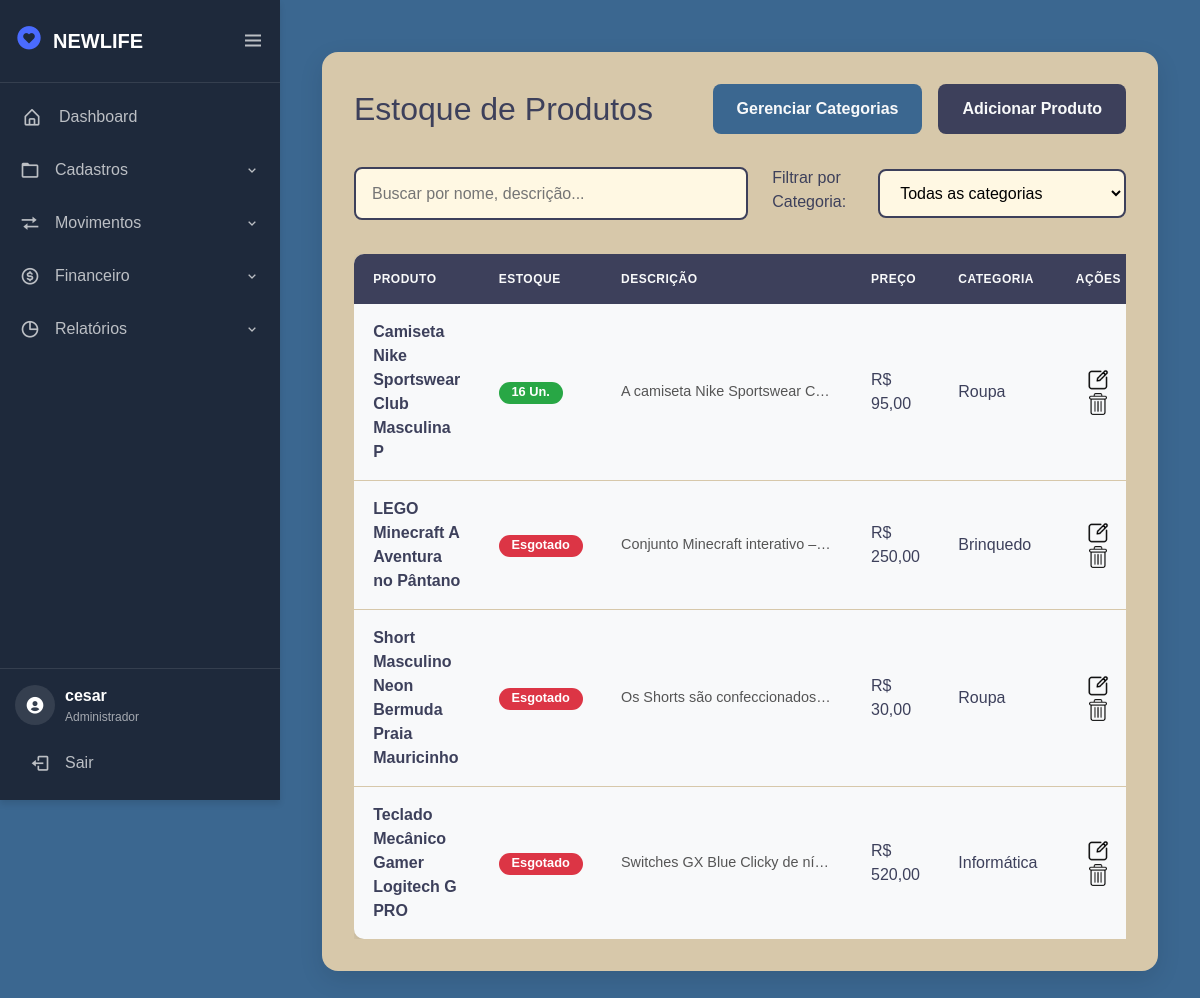
Page /tela/lista/ (signed in) on the committed database.
### estoque/models.py (models this page shows, shortened)
class Produto(models.Model):
    nome = models.CharField(max_length=40)
    estoque = models.IntegerField(default=0)
    descricao = models.CharField(max_length=255, null=True, blank=True)
    preco = models.DecimalField(max_digits=20, decimal_places=2)
    categoria = models.ForeignKey(Categoria, on_delete=models.SET_NULL, null=True, blank=True, related_name='produtos')
    class Meta:
        ordering = ['nome']
        verbose_name = 'produto'
        verbose_name_plural = 'produtos'

class Categoria(models.Model):
    nome = models.CharField(max_length=40)
    class Meta:
        ordering = ['nome']
        verbose_name = 'categoria'
        verbose_name_plural = 'categorias'

### estoque/views.py (the view)
# urls.py: path('lista/', views.lista, name='lista'),
@login_required(login_url="/login/")
def lista(request):
    categorias = Categoria.objects.all()
    produtos = Produto.objects.all().order_by('nome')
    filtroCategoria = request.GET.get('categoria')
    if filtroCategoria:
        categoria_obj = Categoria.objects.filter(id=filtroCategoria).first()
        if categoria_obj:
            produtos = produtos.filter(categoria=categoria_obj).order_by("nome")
    search_query = request.GET.get('search')
    if search_query:
        produtos = produtos.filter(nome__icontains=search_query)
    context = {
        'produtos': produtos,
        'categorias': categorias,
        'filtroCategoria' : filtroCategoria,
    }
    return render(request, 'lista.html', context)

### estoque/templates/lista.html (shortened to what this page needs)
{% extends "tela.html" %}
{% load static %}
{% block 'head' %}
    <link rel="stylesheet" href="{% static 'css/listastyle.css' %}">
{% endblock %}
{% block 'dashboard' %}
<div class="container-principal">
    <div class="header-pagina">
        <h1>Estoque de Produtos</h1>
        <div class="botoes-header">
            <a href="{% url 'categoria' %}" class="botao-secundario">Gerenciar Categorias</a>
            <a href="{% url 'estoque' %}" class="botao-principal">Adicionar Produto</a>
        </div>
    </div>
    <form action="." method="GET" id="form-filtros">
        <div class="caixa-controles">
            <div class="caixa-busca">
                <input type="text" id="busca-produto" name="pesquisa" placeholder="Buscar por nome, descrição...">
            </div>
            <div class="filtro-item">
                <label for="categoria">Filtrar por Categoria:</label>
                <select name="categoria" id="categoria" onchange="this.form.submit()">
                    <option value="">Todas as categorias</option>
                </select>
            </div>
        </div>
    </form>
    <div class="container-tabela">
        <table id="tabela-produtos">
            <thead>
                <tr>
                    <th>Produto</th>
                    <th>Estoque</th>
                    <th>Descrição</th>
                    <th>Preço</th>
                    <th>Categoria</th>
                    <th class="coluna-acao">Ações</th>
                </tr>
            </thead>
            <tbody>
                {% for produto in produtos %}
                <tr>
                    <td data-label="Produto" class="coluna-produto">
                        <strong>{{ produto.nome }}</strong>
                    </td>
                    <td data-label="Estoque">
                        {% if produto.estoque == 0 %}
                            <span class="badge estoque-critico">Esgotado</span>
                        {% elif produto.estoque < 10 %}
                            <span class="badge estoque-baixo">{{ produto.estoque }} Un.</span>
                        {% else %}
                            <span class="badge estoque-ok">{{ produto.estoque }} Un.</span>
                        {% endif %}
                    </td>
                    <td data-label="Descrição" class="coluna-descricao" title="{{ produto.descricao }}">
                        {{ produto.descricao|truncatechars:40 }}
                    </td>
                    <td data-label="Preço">R$ {{ produto.preco|floatformat:2 }}</td>
                    <td data-label="Categoria">{{ produto.categoria.nome }}</td>
                    <td data-label="Ações" class="coluna-acoes">
                        <a href="{% url 'editarProd' produto.id %}" class="botao-tabela editar" title="Editar">
                            <img width="22" height="22" src="{% static 'img/Editar.png' %}" alt="Editar">
                        </a>
                        <a href="{% url 'removerProd' produto.id %}" class="botao-tabela deletar" title="Excluir">
                            <img width="22" height="22" src="{% static 'img/Deletar.png' %}" alt="Excluir">
                        </a>
                    </td>
                </tr>
                {% empty %}
                <tr>
                    <td colspan="6" class="sem-dados">Nenhum produto encontrado.</td>
                </tr>
                {% endfor %}
            </tbody>
        </table>
    </div>
</div>
{% endblock %}

### estoque/templates/tela.html (shortened to what this page needs)
{% load static %}
<!doctype html>
<html lang="pt-BR">
<head>
  <link rel="stylesheet" href="https://cdn.jsdelivr.net/npm/bootstrap@4.6.1/dist/css/bootstrap.min.css">
  <link rel="stylesheet" href="{% static 'css/styletela.css' %}">
  <link rel="stylesheet" href="{% static 'css/general.css' %}">
  <link href="https://cdn.jsdelivr.net/npm/boxicons@latest/css/boxicons.min.css" rel='stylesheet'>
  <link rel="stylesheet" href="https://cdnjs.cloudflare.com/ajax/libs/animate.css/4.1.1/animate.min.css"/>
  {% block 'head' %}{% endblock %}
</head>
<body>
  <div class="sidebar-tech">
    <div class="logo-container">
      <div class="logo-tech">
        <div class="logo-icon"><i class='bx bxs-heart-circle'></i></div>
        <div class="logo-text">NEWLIFE</div>
      </div>
      <i class="bx bx-menu toggle-btn" id="sidebarToggle"></i>
    </div>
    <nav class="nav-tech">
      <ul class="nav-list">
        <li class="nav-item">
          <a href="{% url 'inicial' %}" class="nav-link">
            <i class="bx bx-home-alt"></i>
            <span class="link-text">Dashboard</span>
          </a>
        </li>
        <li class="nav-group">
          <div class="group-header">
            <i class="bx bx-folder"></i>
            <span class="group-title">Cadastros</span>
            <i class="bx bx-chevron-down group-arrow"></i>
          </div>
        </li>
        <li class="nav-group">
          <div class="group-header">
            <i class="bx bx-transfer"></i>
            <span class="group-title">Movimentos</span>
            <i class="bx bx-chevron-down group-arrow"></i>
          </div>
        </li>
        <li class="nav-group">
          <div class="group-header">
            <i class='bx bx-dollar-circle'></i>
            <span class="group-title">Financeiro</span>
            <i class="bx bx-chevron-down group-arrow"></i>
          </div>
        </li>
        <li class="nav-group">
          <div class="group-header">
            <i class="bx bx-pie-chart-alt"></i>
            <span class="group-title">Relatórios</span>
            <i class="bx bx-chevron-down group-arrow"></i>
          </div>
        </li>
      </ul>
    </nav>
    <div class="user-panel">
      <div class="user-info">
        <div class="user-avatar">
          <i class='bx bxs-user-circle'></i>
        </div>
        <div class="user-details">
          <div class="user-name">
            {% if request.user.is_authenticated %}
              {{ request.user.get_full_name|default:request.user.username }}
            {% else %}
              Visitante
            {% endif %}
          </div>
          <div class="user-role">
            {% if request.user.is_superuser %}
              Administrador
            {% elif request.user.is_staff %}
              Funcionário
            {% else %}
              Usuário Comum
            {% endif %}
          </div>
        </div>
      </div>
      <a href="{% url 'logout' %}" class="logout-btn">
        <i class="bx bx-log-out"></i>
        <span>Sair</span>
      </a>
    </div>
  </div>
  <section class="main-content">
    {% block 'dashboard'%}
    {% endblock %}
  </section>
</body>
</html>

### estoque/static/css/styletela.css (style rules this page uses)
:root { --primary-color: #4a6bff; --secondary-color: #6c757d; --success-color: #28a745; --danger-color: #dc3545; --warning-color: #ffc107; --info-color: #17a2b8; --light-color: #f8f9fa; --dark-color: #343a40; --sidebar-bg: #1e293b; --sidebar-width: 280px; --sidebar-collapsed-width: 80px; --transition-speed: 0.3s; --shadow: 0 4px 6px rgba(0, 0, 0, 0.1); --main-color: #d7c8aa; --dark-color: #3d405b; --light-color: #f8f9fa; --contrast-color: #f88863; --differential-color: #3b6790; --background-color: #fff8e3; }
body { background-color: var(--differential-color); }
.sidebar-tech { position: fixed; top: 0; left: 0; height: 100vh; width: var(--sidebar-width); background: var(--sidebar-bg); color: white; transition: all var(--transition-speed) ease; z-index: 1000; display: flex; flex-direction: column; box-shadow: var(--shadow); overflow: visible; }
.logo-container { display: flex; align-items: center; justify-content: space-between; padding: 20px 15px; border-bottom: 1px solid rgba(255, 255, 255, 0.1); }
.logo-tech { display: flex; align-items: center; gap: 10px; }
.logo-icon { font-size: 28px; color: var(--primary-color); }
.logo-text { font-size: 20px; font-weight: 600; white-space: nowrap; transition: opacity var(--transition-speed); }
.toggle-btn { font-size: 24px; cursor: pointer; transition: transform var(--transition-speed); color: rgba(255, 255, 255, 0.7); }
.nav-tech { flex: 1; overflow-y: auto; overflow-x: hidden; padding: 10px 0; }
.nav-list { list-style: none; padding: 0; margin: 0; }
.nav-item, .nav-group { margin-bottom: 5px; }
.nav-link { display: flex; align-items: center; padding: 12px 20px; color: rgba(255, 255, 255, 0.7); text-decoration: none; transition: all var(--transition-speed); position: relative; }
.nav-link::before { content: ''; position: absolute; left: 0; top: 0; height: 100%; width: 3px; background: var(--primary-color); transform: scaleY(0); transition: transform var(--transition-speed); }
.nav-link i { font-size: 20px; margin-right: 15px; min-width: 24px; text-align: center; }
.link-text { white-space: nowrap; transition: opacity var(--transition-speed); }
.nav-group { position: relative; }
.group-header { display: flex; align-items: center; padding: 12px 20px; cursor: pointer; color: rgba(255, 255, 255, 0.7); transition: all var(--transition-speed); }
.group-header i:first-child { font-size: 20px; margin-right: 15px; }
.group-title { flex: 1; white-space: nowrap; transition: opacity var(--transition-speed); }
.group-arrow { transition: transform var(--transition-speed); }
.user-panel { padding: 15px; border-top: 1px solid rgba(255, 255, 255, 0.1); margin-top: auto; }
.user-info { display: flex; align-items: center; margin-bottom: 15px; }
.user-avatar { width: 40px; height: 40px; border-radius: 50%; background: rgba(255, 255, 255, 0.1); display: flex; align-items: center; justify-content: center; margin-right: 10px; font-size: 20px; }
.user-details { flex: 1; overflow: hidden; }
.user-name { font-weight: 600; white-space: nowrap; transition: opacity var(--transition-speed); }
.user-role { font-size: 12px; color: rgba(255, 255, 255, 0.6); white-space: nowrap; transition: opacity var(--transition-speed); }
.logout-btn { display: flex; align-items: center; padding: 10px 15px; color: rgba(255, 255, 255, 0.7); text-decoration: none; border-radius: 5px; transition: all var(--transition-speed); width: 100%; }
.logout-btn i { font-size: 20px; margin-right: 15px; }
.main-content { margin-left: var(--sidebar-width); padding: 20px; min-height: 100vh; transition: margin-left var(--transition-speed); overflow-x: hidden; }
body, html { overflow-x: hidden; }
a { text-decoration: none !important; }

### estoque/static/css/general.css (style rules this page uses)
:root { --main-color: #d7c8aa; --dark-color: #3d405b; --light-color: #f8f9fa; --contrast-color: #f88863; --differential-color: #3b6790; --background-color: #fff8e3; }

### rows in the picture
Produto: nome "Camiseta Nike Sportswear Club Masculina P", estoque "16", descricao "A camiseta Nike Sportswear C…", preco "95,00", categoria.nome "Roupa"
Produto: nome "LEGO Minecraft A Aventura no Pântano", estoque "Esgotado", descricao "Conjunto Minecraft interativo –…", preco "250,00", categoria.nome "Brinquedo"
Produto: nome "Short Masculino Neon Bermuda Praia Mauricinho", estoque "Esgotado", descricao "Os Shorts são confeccionados…", preco "30,00", categoria.nome "Roupa"
Produto: nome "Teclado Mecânico Gamer Logitech G PRO", estoque "Esgotado", descricao "Switches GX Blue Clicky de ní…", preco "520,00", categoria.nome "Informática"

### other values in the picture
{{ request.user.get_full_name|default:request.user.username }} "cesar"
